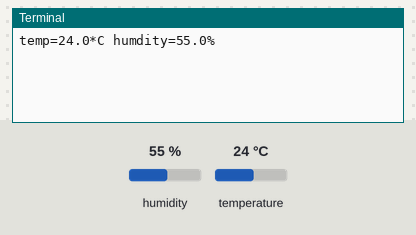
A program run on a simulated Raspberry Pi (BCM pin numbers). Shown: the last lines printed to the terminal. The inputs (shaded band) are chosen by the test bench; at power-on: humidity 55 %, temperature 24 °C.

Above: at 3.2 s.
3.3 s: humidity set to 22 %
At 6.0 s:
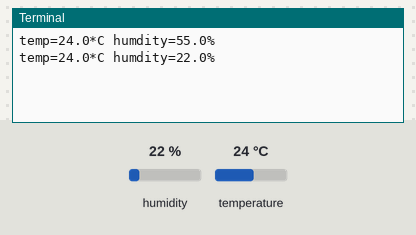
6.7 s: temperature set to 12 °C
At 8.8 s:
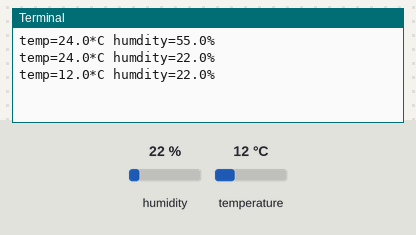
10.1 s: humidity set to 40 %
At 10.4 s:
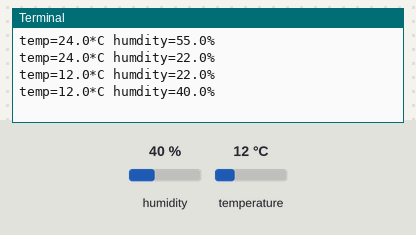
Timing chart, 0 to 13.1 s (numbered marks = the images above; inputs shaded):
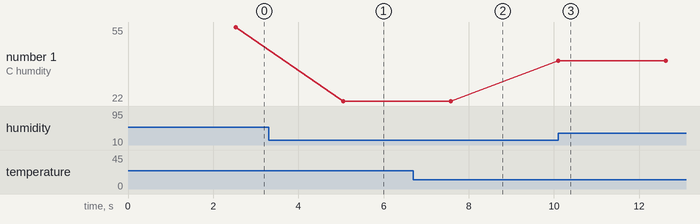

The program:

4.dht11test.py
```python
import time #import time for creating delay
import Adafruit_DHT #Import DHT Library for sensor

sensor_name = Adafruit_DHT.DHT11 #we are using the DHT11 sensor
sensor_pin = 17 #The sensor is connected to GPIO17 on Pi

time.sleep(2) #wait for 2 secs

while 1: #Infinite Loop

    humidity, temperature = Adafruit_DHT.read_retry(sensor_name, sensor_pin) #read from sensor and save respective values in temperature and humidity varibale
    print('temp={0:0.1f}*C humdity={1:0.1f}%'. format(temperature,humidity))
    time.sleep(2) #Wait for 2 sec then update the values
```

Measured:
- after the input at 3.3 s, the terminal: prints a new line after 1.8 s (image 1)
- after the input at 6.7 s, the terminal: prints a new line after 0.88 s (image 2)
- after the input at 10.1 s, the terminal: prints a new line at once (image 3)
- plotted number 1: 55 → 22 after the input at 3.3 s, 22 → 40 after the input at 10.1 s
